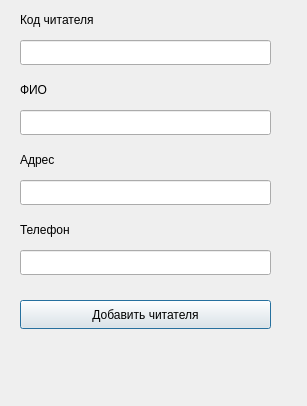
<?xml version="1.0" encoding="UTF-8"?>
<ui version="4.0">
 <class>thirdwindow</class>
 <widget class="QDialog" name="thirdwindow">
  <property name="geometry">
   <rect>
    <x>0</x>
    <y>0</y>
    <width>307</width>
    <height>406</height>
   </rect>
  </property>
  <property name="windowTitle">
   <string>Dialog</string>
  </property>
  <widget class="QPushButton" name="pushButton_2">
   <property name="geometry">
    <rect>
     <x>20</x>
     <y>300</y>
     <width>251</width>
     <height>29</height>
    </rect>
   </property>
   <property name="text">
    <string>Добавить читателя</string>
   </property>
  </widget>
  <widget class="QLabel" name="label_9">
   <property name="geometry">
    <rect>
     <x>20</x>
     <y>220</y>
     <width>111</width>
     <height>20</height>
    </rect>
   </property>
   <property name="text">
    <string>Телефон</string>
   </property>
  </widget>
  <widget class="QLineEdit" name="lineEdit_10">
   <property name="geometry">
    <rect>
     <x>20</x>
     <y>250</y>
     <width>251</width>
     <height>25</height>
    </rect>
   </property>
  </widget>
  <widget class="QLabel" name="label_8">
   <property name="geometry">
    <rect>
     <x>20</x>
     <y>150</y>
     <width>111</width>
     <height>20</height>
    </rect>
   </property>
   <property name="text">
    <string>Адрес</string>
   </property>
  </widget>
  <widget class="QLineEdit" name="lineEdit_6">
   <property name="geometry">
    <rect>
     <x>20</x>
     <y>40</y>
     <width>251</width>
     <height>25</height>
    </rect>
   </property>
  </widget>
  <widget class="QLineEdit" name="lineEdit_8">
   <property name="geometry">
    <rect>
     <x>20</x>
     <y>110</y>
     <width>251</width>
     <height>25</height>
    </rect>
   </property>
   <property name="text">
    <string/>
   </property>
  </widget>
  <widget class="QLineEdit" name="lineEdit_9">
   <property name="geometry">
    <rect>
     <x>20</x>
     <y>180</y>
     <width>251</width>
     <height>25</height>
    </rect>
   </property>
   <property name="text">
    <string/>
   </property>
  </widget>
  <widget class="QLabel" name="label_7">
   <property name="geometry">
    <rect>
     <x>20</x>
     <y>80</y>
     <width>111</width>
     <height>20</height>
    </rect>
   </property>
   <property name="text">
    <string>ФИО</string>
   </property>
  </widget>
  <widget class="QLabel" name="label_10">
   <property name="geometry">
    <rect>
     <x>20</x>
     <y>10</y>
     <width>111</width>
     <height>20</height>
    </rect>
   </property>
   <property name="text">
    <string>Код читателя</string>
   </property>
  </widget>
 </widget>
 <resources/>
 <connections/>
</ui>
